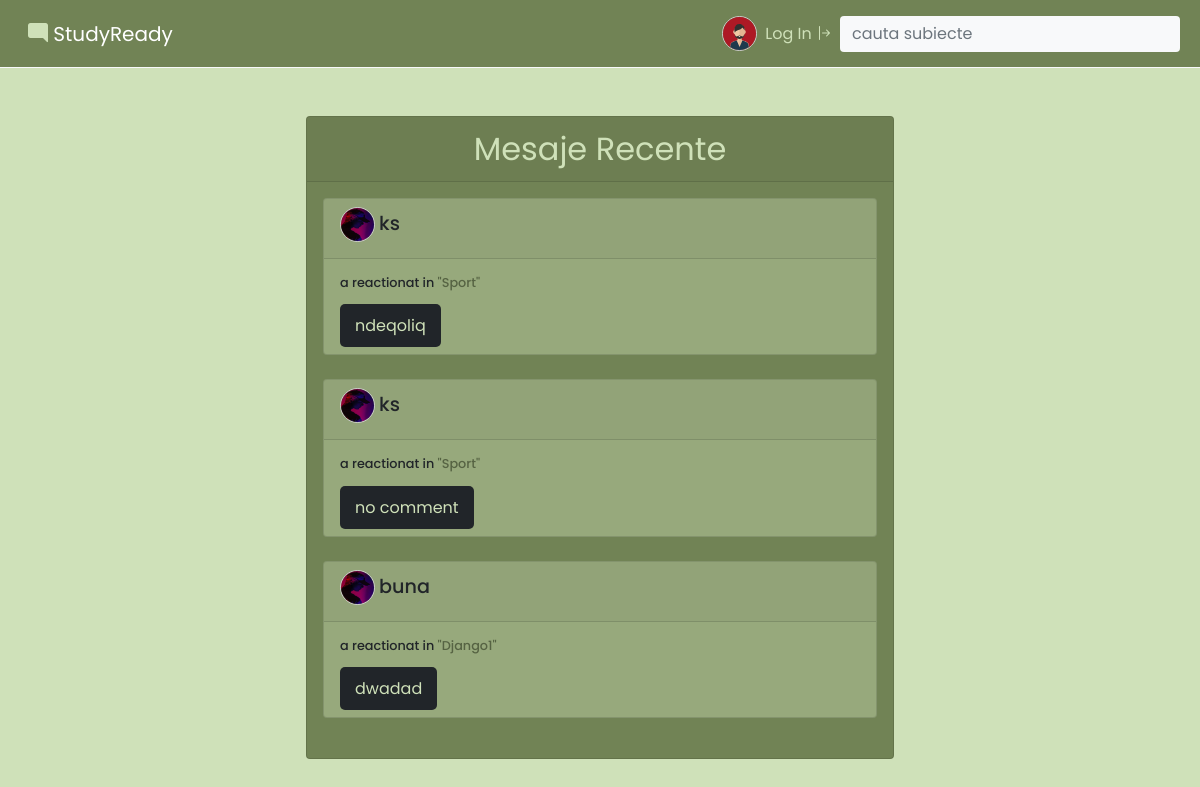
The page /activity/ on the database its author committed.
### base/models.py (models this page shows, shortened)
class Message(models.Model):
    user = models.ForeignKey(User, on_delete=models.CASCADE)
    room = models.ForeignKey(Room, on_delete=models.CASCADE)
    body = models.TextField()
    updated = models.DateTimeField(auto_now=True)
    created = models.DateTimeField(auto_now_add=True)

class User(AbstractUser):
    name = models.CharField(max_length=200, null=True)
    email = models.EmailField(null=True, unique=True)
    about = models.TextField(null=True)
    profile = models.ImageField(null=True, default="avatar.svg")
    USERNAME_FIELD = 'email'
    REQUIRED_FIELDS = []

class Room(models.Model):
    host = models.ForeignKey(User, on_delete=models.SET_NULL, null=True)
    topic = models.ForeignKey(Topic, on_delete=models.SET_NULL, null=True)
    name = models.CharField(max_length=200)
    description = models.TextField(null = True, blank=True)
    participants = models.ManyToManyField(User, related_name="participants", blank=True)
    updated = models.DateTimeField(auto_now=True)
    created = models.DateTimeField(auto_now_add=True)

### base/views.py (the view)
# urls.py: path('activity/', views.activityPage, name="activity"),
def activityPage(request):
    recent_messages = Message.objects.all()
    context = {'recent_messages': recent_messages}
    return render(request, 'base/activity.html',context)

### base/templates/base/activity.html
{% extends 'main.html' %}
{% block content %}
<div class="bg-light" style="height: 1px;"></div>
<main class="d-flex justify-content-center">
   <div class="container-fluid mt-5">
      <form action="" class="d-flex justify-content-center">
         <div class="card"  id="login--card" style="background-color: var(--color-dark-blue);">
            <div class="card-header text-center d-flex align-items-center justify-content-center">
               <span class="fs-2" style=" color: var(--color-intense);">Mesaje Recente</span>
            </div>
            <div class="card-body">
               {% for message in recent_messages  %}
               <div class="card w-100 mb-4" style="width: 18rem;" id="recent--card">
                  <div class="card-header">
                     <h5 class="card-title text-end"><img src="{{message.user.profile.url}}" alt="profile photo" style="width: 35px; height: 35px; border-radius: 50%; border: 1px solid #ccc; margin-right: 4px;">{{message.user.username}}</h5>
                  </div>
                  <div class="card-body">
                     <h6 class="card-text mb-4 text-end">a reactionat in <a href="{% url 'room' message.room.id %}" style="text-decoration:none; color:var(--color-darker);">"{{message.room.name}}"</a></h6>
                     <a href="{% url 'room' message.room.id %}" style="text-decoration:none; color:var(--color-intense)">
                     <span class="bg-dark" id="message">
                     {{message.body}}
                     </span>
                     </a>
                  </div>
               </div>
               {% endfor %}
            </div>
         </div>
      </form>
   </div>
</main>
{% endblock %}

### static/styles/style.css (style rules this page uses)
h5 { font-size: 1.2rem; }
h6 { font-size: 0.8rem; }
body { background-color: #cfe1b9; }
#message { padding: 10px 15px; border-radius: 5px; }
#recent--card { background-color: var(--color-light); }
:root { --color-black: #000; --color-dark-blue: #718355; --color-darker: #566343; --color-light: #97a97c; --color-gray: #e5e5e5; --color-white: #fff; --color-back: #3A97E0; --color-intense: #cfe1b9; }
#login--card { width: 50%; }

### rows shown on the page
Message: user.profile (picture), user.username "ks", room.name "Sport", body "ndeqoliq"
Message: user.profile (picture), user.username "ks", room.name "Sport", body "no comment"
Message: user.profile (picture), user.username "buna", room.name "Django1", body "dwadad"
